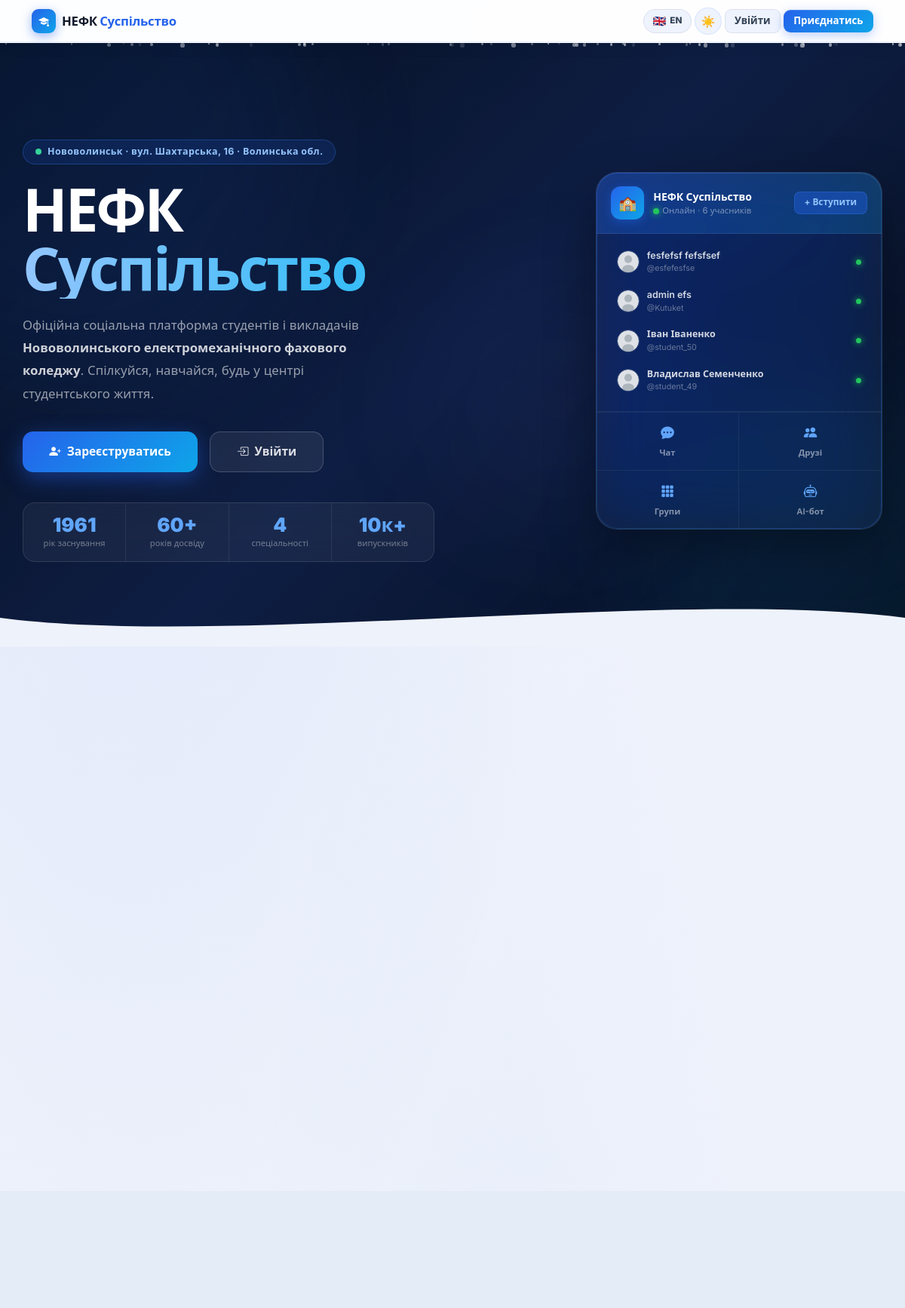
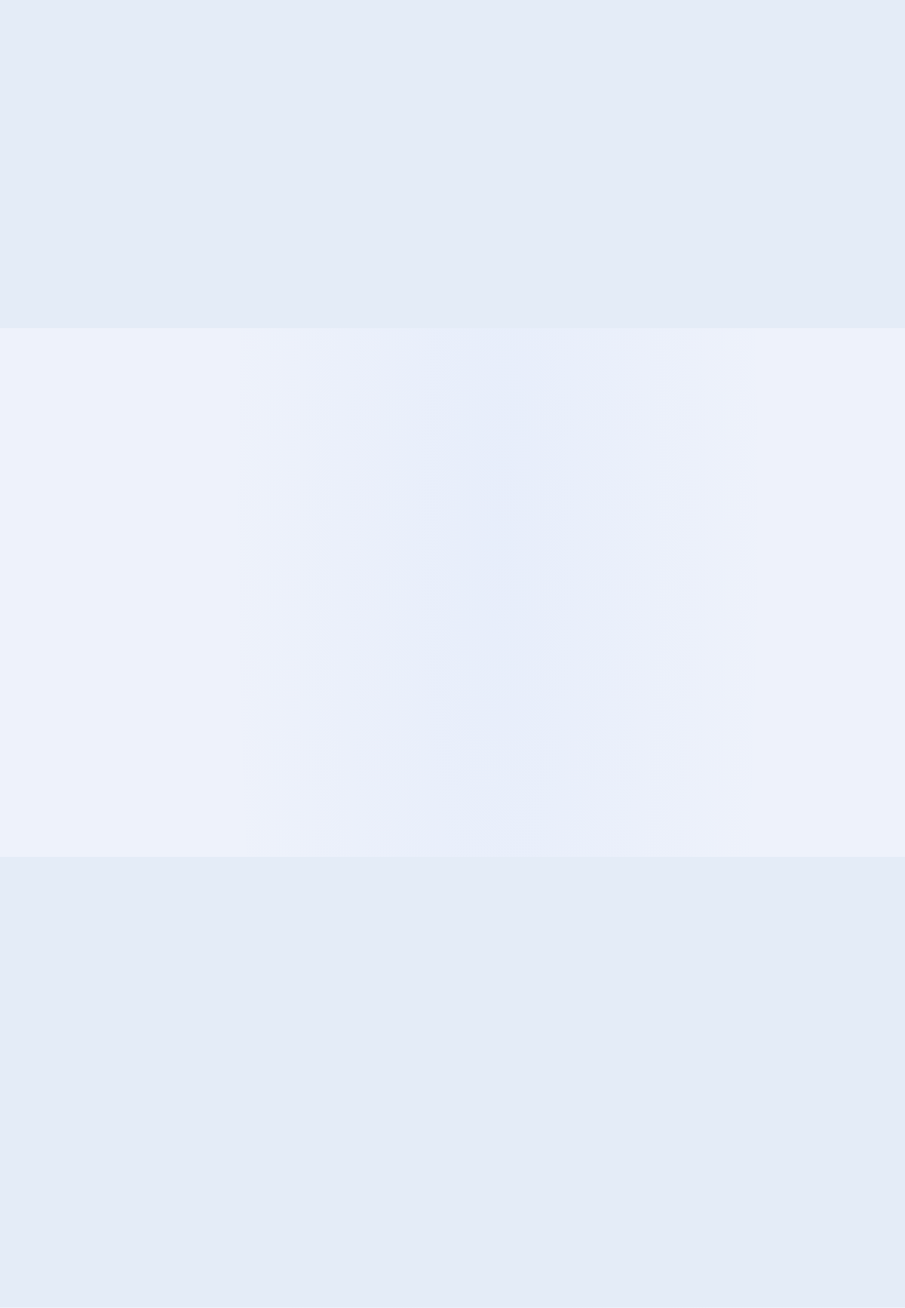
The page / (upper part) on the database its author committed (2 pictures, top to bottom).
### accounts/models.py (models this page shows, shortened)
class User(AbstractUser):
    ROLE_USER = 'user'
    ROLE_ADMIN = 'admin'
    ROLE_CHOICES = [
        (ROLE_USER, 'Користувач'),
        (ROLE_ADMIN, 'Адміністратор'),
    ]
    role = models.CharField(max_length=10, choices=ROLE_CHOICES, default=ROLE_USER)
    avatar = models.ImageField(upload_to='avatars/', blank=True, null=True)
    cover = models.ImageField(upload_to='covers/', blank=True, null=True)
    bio = models.TextField(blank=True, default='')
    location = models.CharField(max_length=120, blank=True, default='')
    birth_date = models.DateField(null=True, blank=True)
    website = models.URLField(blank=True, default='')
    created_at = models.DateTimeField(default=timezone.now)
    def get_avatar_url(self):
        if self.avatar:
            return self.avatar.url
        return '/static/img/default_avatar.svg'
    class Meta:
        verbose_name = 'Користувач'
        verbose_name_plural = 'Користувачі'

### nemk_social/urls.py (the view)
# urls.py: path('', home_view, name='home'),
def home_view(request):
    if request.user.is_authenticated:
        from posts.views import feed_view
        return feed_view(request)
    popular_users = User.objects.order_by('-date_joined')[:6]
    popular_groups = Group.objects.order_by('-created_at')[:4]
    return render(request, 'home.html', {
        'popular_users': popular_users,
        'popular_groups': popular_groups,
    })

### nemk_social/security.py (called while the page is built, shortened)
def _get_ip(request):
    for h in ['HTTP_CF_CONNECTING_IP', 'HTTP_X_REAL_IP',
              'HTTP_X_FORWARDED_FOR', 'REMOTE_ADDR']:
        ip = request.META.get(h, '').split(',')[0].strip()
        if ip and ip not in ('', 'unknown'):
            return ip
    return '0.0.0.0'

    def __call__(self, request):
        ip   = _get_ip(request)
        path = request.path
        ua   = request.META.get('HTTP_USER_AGENT', '')
        with _lock:
            _stats['total_requests'] += 1
            _stats_ip[ip]['count'] += 1
            _stats_ip[ip]['last_seen'] = time.time()
        if ip in IP_WHITELIST:
            return self.get_response(request)

### templates/home.html (shortened to what this page needs)
{% extends 'base.html' %}
{% load static %}
{% block content %}
{% if user.is_authenticated %}
<div class="auth-bg">
  <div class="text-center">
    <div style="width:72px;height:72px;border-radius:20px;
                background:linear-gradient(135deg,var(--p),var(--accent));
                display:flex;align-items:center;justify-content:center;
                font-size:1.9rem;margin:0 auto 1.1rem;
                box-shadow:0 8px 28px rgba(37,99,235,.35);">
      <i class="bi bi-house-fill" style="color:#fff;"></i>
    </div>
    <h2 class="fw-800 mb-2" style="color:var(--text);letter-spacing:-.5px;">
      Вітаємо, {{ user.first_name|default:user.username }}! 👋
    </h2>
    <p style="color:var(--muted);" class="mb-4">
      Перейди до стрічки, щоб побачити оновлення друзів та коледжу.
    </p>
    <a href="{% url 'feed' %}" class="btn btn-primary px-5 py-2 fw-700">
      <i class="bi bi-rss me-2"></i>Відкрити стрічку
    </a>
  </div>
</div>
{% else %}
<section class="h-hero">
  <div class="h-hero-map">
    <iframe
      src="https://www.google.com/maps/embed?pb=!4v1700000000000!6m8!1m7!1sCAoSLEFGMVFpcE0tNWF6QW1lOG1MX0ZCWGN0dzlpbmJaVXF3aXFqWmJpZFdXcg!2m2!1d50.7372!2d24.1642!3f0!4f0!5f0.7820865974627469"
      allowfullscreen loading="lazy">
    </iframe>
  </div>
  <div class="h-hero-glass"></div>
  <div class="h-orb" style="width:600px;height:600px;background:rgba(37,99,235,.10);top:-150px;left:-200px;animation-duration:20s;"></div>
  <div class="h-orb" style="width:450px;height:450px;background:rgba(14,165,233,.08);bottom:-100px;right:-100px;animation-duration:16s;animation-delay:-6s;"></div>
  <div class="h-orb" style="width:320px;height:320px;background:rgba(99,102,241,.06);top:40%;right:25%;animation-duration:22s;animation-delay:-10s;"></div>
  <div id="hero-particles" aria-hidden="true"
       style="position:absolute;inset:0;overflow:hidden;pointer-events:none;z-index:1;"></div>
  <div class="container h-hero-content">
    <div class="row align-items-center g-5">
      <div class="col-lg-6">
        <div class="h-badge">
          <span class="pulse-dot"></span>
          Нововолинськ · вул. Шахтарська, 16 · Волинська обл.
        </div>
        <h1 class="h-title">
          НЕФК<br>
          <span class="h-title-sub">Суспільство</span>
        </h1>
        <p class="h-desc">
          Офіційна соціальна платформа студентів і викладачів
          <strong style="color:rgba(255,255,255,.8);">Нововолинського електромеханічного фахового коледжу</strong>.
          Спілкуйся, навчайся, будь у центрі студентського життя.
        </p>
        <div class="d-flex gap-3 flex-wrap">
          <a href="{% url 'register' %}" class="h-btn-blue">
            <i class="bi bi-person-plus-fill"></i> Зареєструватись
          </a>
          <a href="{% url 'login' %}" class="h-btn-ghost">
            <i class="bi bi-box-arrow-in-right"></i> Увійти
          </a>
        </div>
        <div class="h-stats">
          <div class="h-stat">
            <div class="h-stat-num">1961</div>
            <div class="h-stat-lbl">рік заснування</div>
          </div>
          <div class="h-stat">
            <div class="h-stat-num">60+</div>
            <div class="h-stat-lbl">років досвіду</div>
          </div>
          <div class="h-stat">
            <div class="h-stat-num">4</div>
            <div class="h-stat-lbl">спеціальності</div>
          </div>
          <div class="h-stat">
            <div class="h-stat-num">10к+</div>
            <div class="h-stat-lbl">випускників</div>
          </div>
        </div>
      </div>
      <div class="col-lg-6 d-none d-lg-flex justify-content-end">
        <div class="h-card">
          <div class="h-card-head">
            <div class="h-card-logo">🏫</div>
            <div class="flex-grow-1">
              <div class="fw-700 small" style="color:#fff;">НЕФК Суспільство</div>
              <div class="d-flex align-items-center gap-1"
                   style="color:rgba(255,255,255,.45);font-size:.71rem;">
                <span class="h-online-dot"></span>
                Онлайн · {{ popular_users|length }} учасників
              </div>
            </div>
            <a href="{% url 'register' %}"
               style="padding:.3rem .8rem;border-radius:8px;background:rgba(37,99,235,.4);
                      color:#93c5fd;font-size:.74rem;font-weight:700;text-decoration:none;
                      border:1px solid rgba(59,130,246,.3);white-space:nowrap;
                      transition:background .2s;"
               onmouseover="this.style.background='rgba(37,99,235,.7)'"
               onmouseout="this.style.background='rgba(37,99,235,.4)'">
              + Вступити
            </a>
          </div>
          <div class="h-card-members">
            {% for u in popular_users|slice:":4" %}
            <div class="h-member-row">
              <img src="{{ u.get_avatar_url }}" class="rounded-circle"
                   style="width:30px;height:30px;object-fit:cover;
                          border:1.5px solid rgba(255,255,255,.2);"
                   alt="{{ u.username }}">
              <div class="flex-grow-1">
                <div style="font-size:.78rem;font-weight:600;color:rgba(255,255,255,.82);">
                  {{ u.get_full_name|default:u.username }}
                </div>
                <div style="font-size:.67rem;color:rgba(255,255,255,.38);">@{{ u.username }}</div>
              </div>
              <span class="h-online-dot" style="width:7px;height:7px;"></span>
            </div>
            {% endfor %}
          </div>
          <div class="h-card-features">
            <div class="h-feat"><i class="bi bi-chat-dots-fill"></i> Чат</div>
            <div class="h-feat"><i class="bi bi-people-fill"></i> Друзі</div>
            <div class="h-feat"><i class="bi bi-grid-3x3-gap-fill"></i> Групи</div>
            <div class="h-feat"><i class="bi bi-robot"></i> AI-бот</div>
          </div>
        </div>
      </div>
    </div>
  </div>
  <div class="h-wave" aria-hidden="true">
    <svg viewBox="0 0 1440 80" preserveAspectRatio="none" xmlns="http://www.w3.org/2000/svg">
      <path d="M0,40 C360,80 1080,0 1440,40 L1440,90 L0,90 Z" fill="var(--bg)"/>
    </svg>
  </div>
</section>
<section class="py-5">
  <div class="container">
  </div>
</section>
<section class="py-5" style="background:var(--bg3);">
  <div class="container">
    <div class="row g-4 reveal-stagger">
    </div>
  </div>
</section>
<section class="py-5">
  <div class="container">
    <div class="row g-4">
    </div>
  </div>
</section>
<section class="py-5" style="background:var(--bg3);">
  <div class="container">
  </div>
</section>
{% endif %}
{% endblock %}

### rows shown on the page
User: get_full_name "fesfefsf fefsfsef", username "esfefesfse"
User: get_full_name "admin efs", username "Kutuket"
User: get_full_name "Іван Іваненко", username "student_50"
User: get_full_name "Владислав Семенченко", username "student_49"

### other values the page prints
{{ popular_users|length }} "6"
